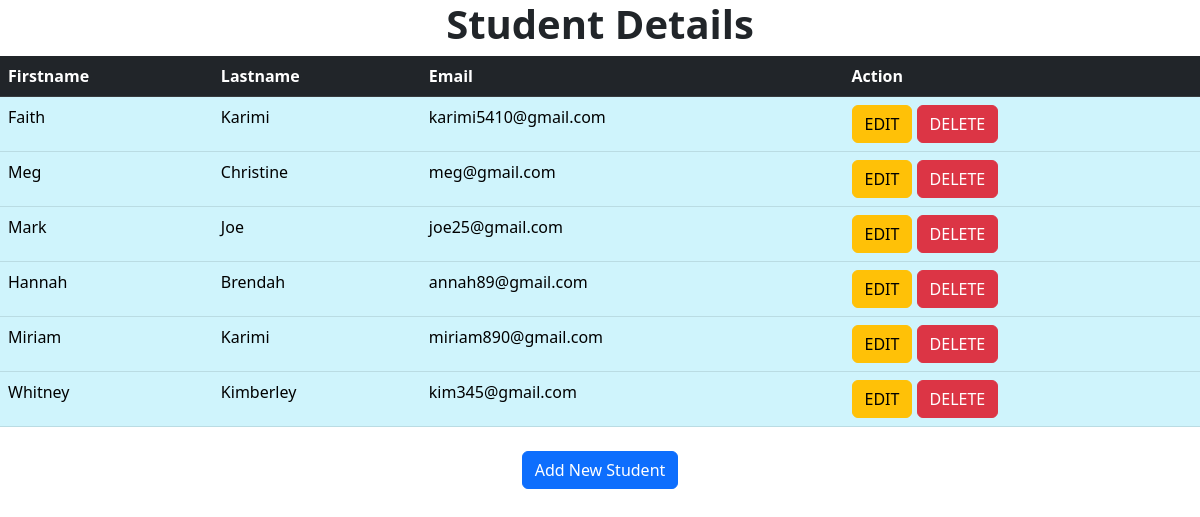
The page /show on the database its author committed.
### crudapp/models.py (models this page shows)
class Student(models.Model):
    firstname=models.CharField(max_length=200)
    lastname=models.CharField(max_length=200)
    email=models.EmailField()
    class Meta:
        db_table="student"

### crudapp/views.py (the view)
# urls.py: path('show', views.show),
def show(request):
    students=Student.objects.all()
    return render(request,'show.html',{'students':students})

### templates/show.html (shortened to what this page needs)
<!DOCTYPE html>
<html lang="en">
<head>
    {% load static %}
    <link rel="stylesheet" href="{% static 'css/bootstrap.min.css' %}">
</head>
<body>
<h1 style="text-align: center;font-weight: bold">Student Details</h1>
<table class="table table-info" style="margin: 0 auto">
    <thead class="table-dark">
    <tr>
        <th>Firstname</th>
        <th>Lastname</th>
        <th>Email</th>
        <th>Action</th>
    </tr>
    </thead>
    <tbody>
    {% for student in students %}
        <tr>
        <td>{{ student.firstname }}</td>
        <td>{{ student.lastname }}</td>
        <td>{{ student.email }}</td>
        <td>
            <a href="edit/{{ student.id }}" class="btn btn-warning">EDIT</a>
            <a href="delete/{{ student.id }}" class="btn btn-danger">DELETE</a>
        </td>
        </tr>
    {% endfor %}
    </tbody>
</table>
<br>
<center><a href="/index" class="btn btn-primary">Add New Student</a></center>
</body>
</html>

### rows shown on the page
Student: firstname "Faith", lastname "Karimi", email "karimi5410@gmail.com"
Student: firstname "Meg", lastname "Christine", email "meg@gmail.com"
Student: firstname "Mark", lastname "Joe", email "joe25@gmail.com"
Student: firstname "Hannah", lastname "Brendah", email "annah89@gmail.com"
Student: firstname "Miriam", lastname "Karimi", email "miriam890@gmail.com"
Student: firstname "Whitney", lastname "Kimberley", email "kim345@gmail.com"
